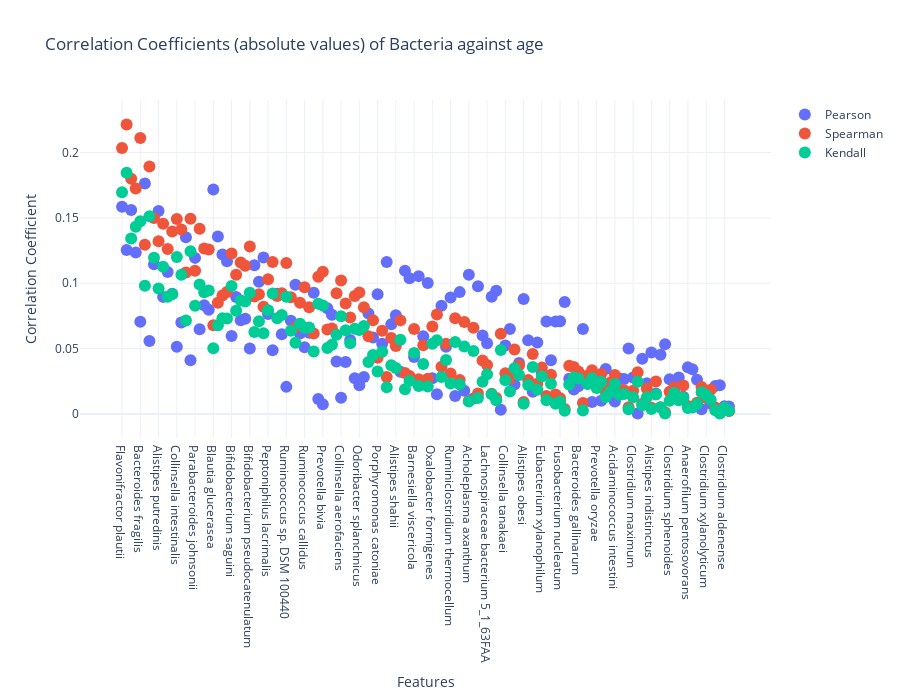

The cell this chart's notebook holds for it:
### Code cell
bacteria_corr_array_age, bactera_sorted_by_corr_age = plot_correlation_coefficients(
    bacteria,
    age,
    abs_corr=True,
    title="Correlation Coefficients (absolute values) of Bacteria against age"
)

### Figure 1 — Plotly figure (JSON) as saved in the notebook; plotly's stock layout.template omitted (floating-point values rounded to 4 significant figures; data arrays with more than 128 entries replaced by an {"elided": "..."} marker saying what was removed)
{"data": [{"marker": {"size": 12}, "mode": "markers", "name": "Pearson", "type": "scatter", "x": {"elided": "134 str values"}, "y": {"elided": "134 float values"}}, {"marker": {"size": 12}, "mode": "markers", "name": "Spearman", "type": "scatter", "x": {"elided": "134 str values"}, "y": {"elided": "134 float values"}}, {"marker": {"size": 12}, "mode": "markers", "name": "Kendall", "type": "scatter", "x": {"elided": "134 str values"}, "y": {"elided": "134 float values"}}], "layout": {"height": 700, "title": {"text": "Correlation Coefficients (absolute values) of Bacteria against age"}, "xaxis": {"title": {"text": "Features"}}, "yaxis": {"title": {"text": "Correlation Coefficient"}}}}
